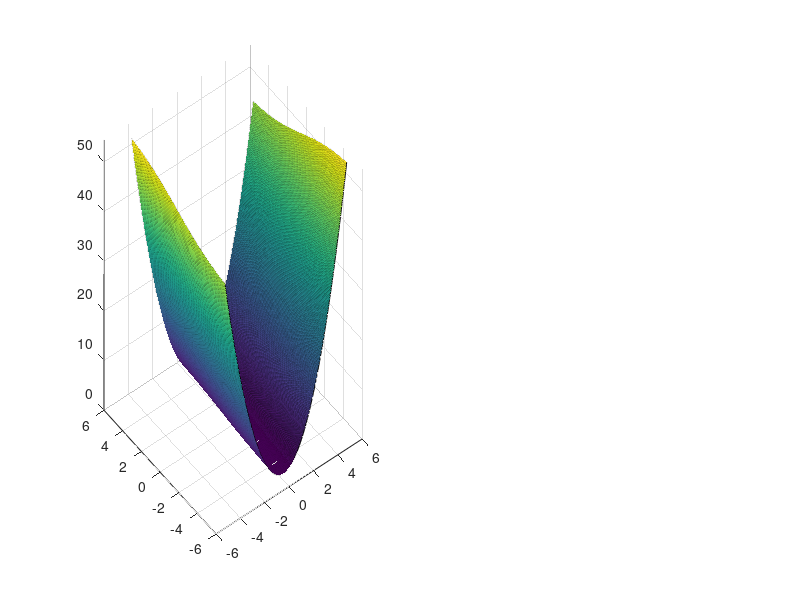

The MATLAB script that drew this image: (Note: this script raises an error after producing the figure.)
%%

% This is a 2D toy model for doing logistic regression with the method of
% Hamiltonian Monte Carlo. It contains only one 
% state variable and one model parameter. In addition, 
% Simulated Annealing algorithm can be turned on or off.

clear, clc;

Rf = 1e0; %<<<<<<<<<<<<<<<<<<<<<<<<<<<<<<<<<<<<<<<<<<<<<<<<<<<<<<<<<<<<<<<<<<<<<<<<<<<<<<<
y = 0.5; %<<<<<<<<<<<<<<<<<<<<<<<<<<<<<<<<<<<<<<<<<<<<<<<<<<<<<<<<<<<<<<<<<<<<<<<<<<<<<<<<

A = @(X,W) (X-y).^2 + Rf*(X-1./(1+exp(-W*y))).^2;

dwA = @(x,w) -2*Rf*y*exp(w*y)*((x-1)*exp(w*y)+x)/(1+exp(w*y))^3;
dxA = @(x,w) 2*Rf*(x-1/(1+exp(-w*y)))+2*(x-y);

plt = 1;

if plt == 1
    f = figure;
    %-----------------------------Action-----------------------------------
    [X,W] = meshgrid(linspace(y-5,y+5,500),linspace(-5,5,500));
    Action = A(X,W);
    
    subplot(1,2,1);
    
    s1 = surf(X,W,Action); zlim([0 max(max(Action))]);
    
    s1.CData = hypot(X,W);            % set color data
    s1.AlphaData = gradient(Action);  % set vertex transparencies
    s1.FaceAlpha = 'interp';          % interpolate to get face transparencies

    shading interp;
    light;
    lighting gouraud;

    xlabel('x'); ylabel('w'); zlabel('Action');
    %--------------------------exp(-Action)--------------------------------
    [X,W] = meshgrid(linspace(y-5,y+5,500),linspace(-5,5,500));
    phi = exp(-A(X,W));
    
    subplot(1,2,2);
    
    s2 = surf(X,W,phi); zlim([0 max(max(phi))]); hold on;

    shading interp;
    light;
    lighting gouraud;
    alpha(1);
    
    s2.CData = hypot(X,W);         % set color data
    s2.AlphaData = gradient(phi);  % set vertex transparencies
    s2.FaceAlpha = 'interp';       % interpolate to get face transparencies   

    xlabel('x'); ylabel('w'); zlabel('exp(- Action)');
    %----------------------------------------------------------------------
    set(gcf,'position',[300 300 1200 500]);
end

% Plots show that the Action, as well as exp(-Action), is very insensitive
% to the change of \omaga.


%% 

niter = 1e3; %<<<<<<<<<<<<<<<<<<<<<<<<<<<<<<<<<<<<<<<<<<<<<<<<<<<<<<<<<<<<<<<<<<<<<<<<<<<<<<<
% nburn = floor(0.5*niter);

eps = 0.001; %<<<<<<<<<<<<<<<<<<<<<<<<<<<<<<<<<<<<<<<<<<<<<<<<<<<<<<<<<<<<<<<<<<<<<<<<<<<<<<<
L = 100; %<<<<<<<<<<<<<<<<<<<<<<<<<<<<<<<<<<<<<<<<<<<<<<<<<<<<<<<<<<<<<<<<<<<<<<<<<<<<<<<<<<
m = [1 1]; %<<<<<<<<<<<<<<<<<<<<<<<<<<<<<<<<<<<<<<<<<<<<<<<<<<<<<<<<<<<<<<<<<<<<<<<<<<<<<<<<

SA = 1; %<<<<<<<<<<<<<<<<<<<<<<<<<<<<<<<<<<<<<<<<<<<<<<<<<<<<<<<<<<<<<<<<<<<<<<<<<<<<<<<<<<<<

%------------------------Tunable parameters above--------------------------

S = zeros(niter+1,2);
S(1,:) = [0 0.5]; %<<<<<<<<<<<<<<<<<<<<<<<<<<<<<<<<<<<<<<<<<<<<<<<<<<<<<<<<<<<<<<<<<<<<<<<<<<<<

if SA == 1
%     T = 0.9.^(linspace(0,niter-1,niter));
    T = exp(-1e0*linspace(0,niter-1,niter)); %<<<<<<<<<<<<<<<<<<<<<<<<<<<<<<<<<<<<<<<<<<<<<<<<<<<<<<<
else
    T = ones(1,niter);
end

Acceptance = 0;
Downhill = 0;

Action = zeros(niter+1,1);
Action(1) = A(S(1,1),S(1,2));

S_min = S(1,:);
Action_min = Action(1);

tic;
fprintf('Running... ');
for n = 2:niter+1

    q = S(n-1,:);
    p0 = [normrnd(0,m(1)) normrnd(0,m(2))];
    
    p = p0 - eps*[dxA(q(1),q(2)) dwA(q(1),q(2))]/2;
    
    for i = 1:L
        q = q + eps*[p(1)/m(1) p(2)/m(2)];
        
        if i~=L
            p = p - eps*[dxA(q(1),q(2)) dwA(q(1),q(2))];
        end
    end
    
    p = p - eps*[dxA(q(1),q(2)) dwA(q(1),q(2))]/2;
    
    Action_candidate = A(q(1),q(2));
    
    if rand <= exp((Action(n-1)+sum(p0.^2./(2*m)) - Action_candidate-sum(p.^2./(2*m)))/T(n-1))
        if Action_candidate < Action_min
            Action_min = Action_candidate;
            S_min = q;
            
            Downhill = Downhill+1;
        end
        
        S(n,:) = q;
        Action(n) = Action_candidate;
        
        Acceptance = Acceptance + 1;
    else
        S(n,:) = S(n-1,:);
        Action(n) = Action(n-1);
    end
end
fprintf('done. ');
toc;

Acceptance = Acceptance/niter;
Downhill = Downhill/niter;

% plot(S(:,1),S(:,2),'r.'); hold off; %<<<<<<<<<<<<<<<<<<<<<<<<<<<<<<<<<<<<<<<<<<<<<<

if SA == 0
    plot(S(1:end,1),S(1:end,2),'r.'); hold off; %<<<<<<<<<<<<<<<<<<<<<<<<<<<<<<<<<<<<<<<<<<<<<<
else
    plot(S(1:end,1),S(1:end,2),'rp','MarkerSize',6,'MarkerFaceColor','r'); hold off; %<<<<<<<<<
end

subplot(1,2,1);
loglog(Action); xlim([0 niter+1]);
ylabel('Action'); xlabel('Iteration');
















